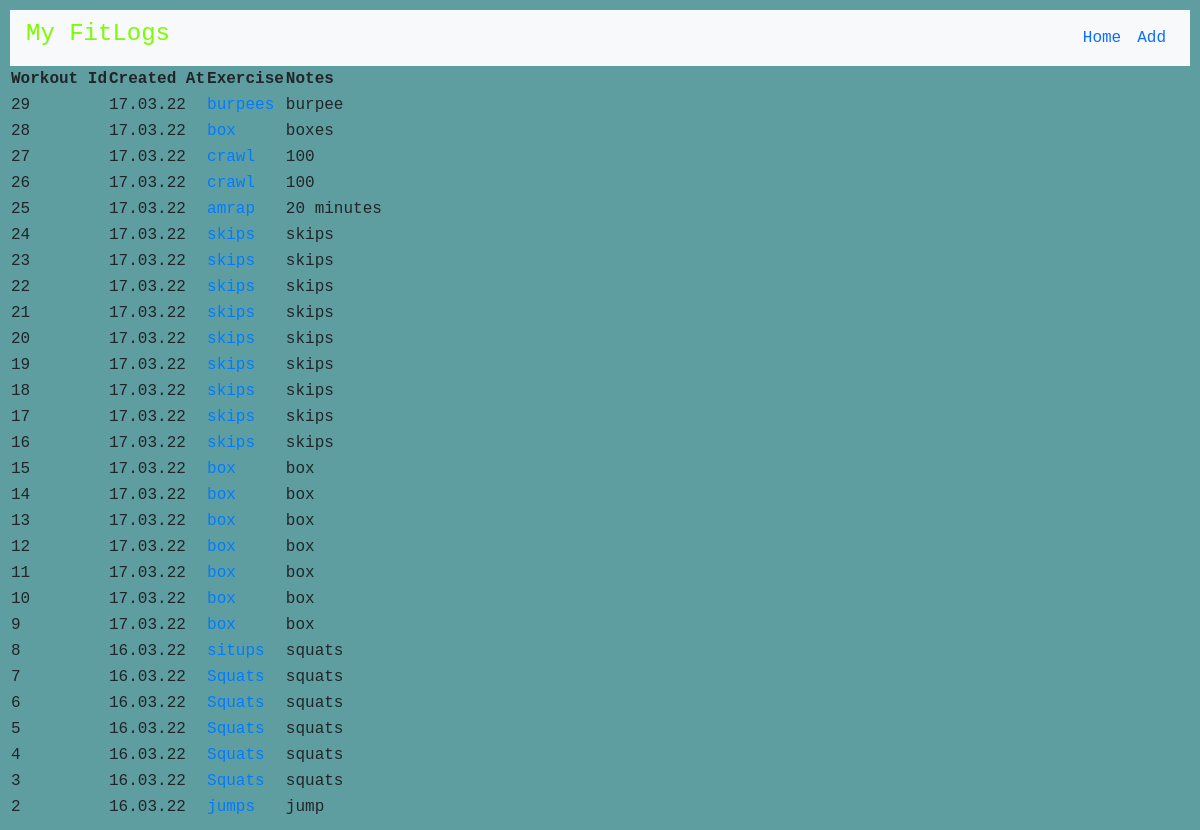
Before: /show_all/ (signed in) with the older database file.
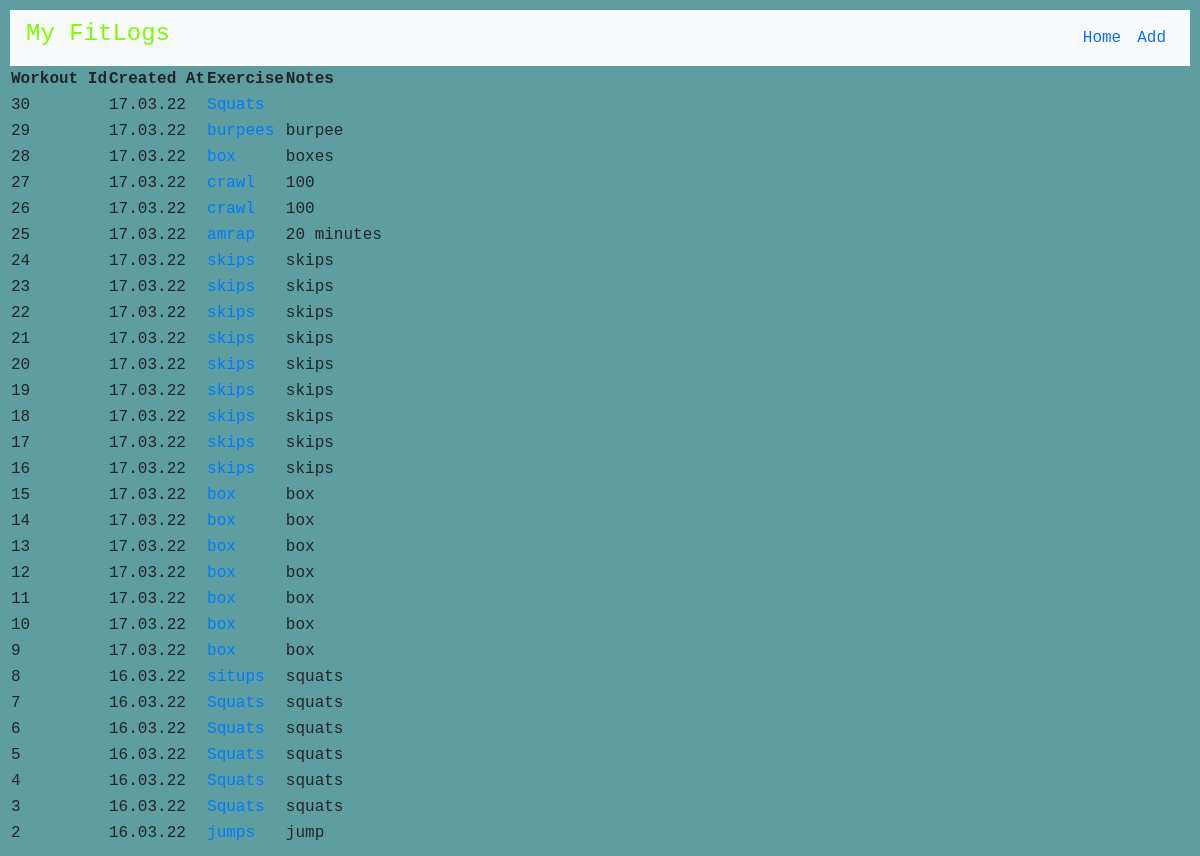
After: the same page with the newer database file.
### app.py (models this page shows, shortened)
class Workout(db.Model):
    id = db.Column(db.Integer, primary_key=True)
    created_at = db.Column(db.DateTime, nullable=False, default=datetime.utcnow)
    exercise = db.Column(db.String(200), nullable=False)
    notes = db.Column(db.String(200), nullable=False)
    user_id = db.Column(db.Integer, db.ForeignKey('user.id'), nullable=False)

### app.py (the view)
@app.route('/show_all/')
@login_required
def show_all():
    user = current_user
    workout = Workout.query.filter_by(user_id=user.id).order_by(desc('created_at')).all()
    return render_template('show_all.html', user=user, workout=workout)

### app.py (called while the page is built)
@login_manager.user_loader
def load_user(user_id):#reloads user id stored in the session
    return User.query.get(int(user_id))

### templates/show_all.html (shortened to what this page needs)
{% extends 'base.html' %}
{% block head %}
<link rel="stylesheet" href="{{ url_for('static', filename='show_all.css') }}">
{% endblock head %}
{% block body %}
<div>
  <nav class="navbar navbar-expand-sm bg-light">
    <h4>My FitLogs</h4>
    <ul class="navbar-nav ml-auto">
      <li class="nav-item"><a class="nav-link" href="{{ url_for('dashboard') }}">Home</a></li>
      <li class="nav-item"><a class="nav-link" href="{{ url_for('create') }}">Add</a></li>
    </ul>
  </nav>
</div>
<table>
  <thead>
    <th>Workout Id</th>
    <th>Created At</th>
    <th>Exercise</th>
    <th>Notes</th>
  </thead>
  {% for data in workout %}
  <tbody>
    <td>{{data.id}}</td>
    <td>{{data.created_at.strftime('%d.%m.%y')}}</td>
    <td><a href="{{ url_for('update_workout', id=data.id) }}">{{data.exercise}}</a></td>
    <td>{{data.notes}}</td>
  </tbody>
  {% endfor %}
</table>
  {% endblock body %}

Changed rows visible on the page:
added Workout: id "30", created_at "17.03.22", exercise "Squats"
